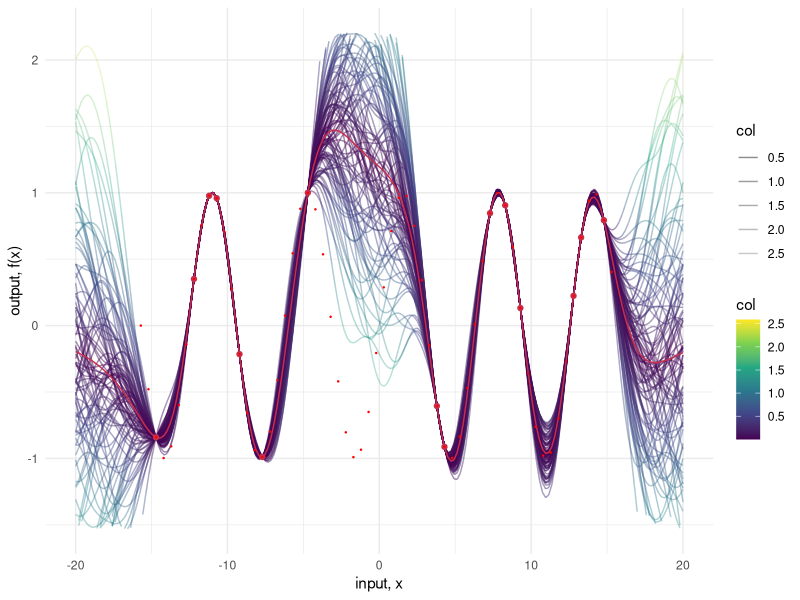

Recreate this plot in R.
# library(RcppZiggurat)
# library(Matrix)
# library(xts)
library(ggplot2)

# SS <- periodic_kernel(c(1:5), c(1:5))
# SS <- matrix(0, nrow = 5, ncol = 5)
# SS[lower.tri(SS)] <- 1:10
# # 1)
# SS <- SS + t(SS)
# isSymmetric(SS)
# # 2)
# SS[upper.tri(SS)] <- t(SS)[upper.tri(SS)]
# isSymmetric(SS)


# Squared Exponential Kernel ----------------------------------------------
squared_exponential_kernel <- function(X1, X2, l = 1, sig = 1) {
	# RBF-Kernel
	# The SE kernel has become the de-facto default kernel for GPs and SVMs.
	# This is probably because it has some nice properties. It is universal,
	# and you can integrate it against most functions that you need to.
	# Every function in its prior has infinitely many derivatives.
	# It also has only two parameters:
	# 	The lengthscale l determines the length of the 'wiggles' in your
	# 		function. In general, you won't be able to extrapolate more than l units
	# 		away from your data.
	# 	The output variance sig^2 determines the average distance of your
	# 		function away from its mean. Every kernel has this parameter out
	#		in front; it's just a scale factor.
	# Parameters:
	# 	X1, X2 = vectors
	# 	l = the scale length parameter
	# Returns:
	# 	a covariance matrix
	Sigma <- matrix(0, nrow = length(X1), ncol = length(X2))
	for (i in 1:nrow(Sigma)) {
		for (j in 1:ncol(Sigma)) {
			Sigma[i, j] <- sig ** 2 * exp(-0.5 * (abs(X1[i] - X2[j]) / l) ^ 2)
		}
	}
	return(Sigma)
}


# Rational Quadratic Kernel -----------------------------------------------
rational_quadratic_kernel <-
	function(X1,
			 X2,
			 l = 1,
			 a = 1,
			 sig = 1) {
		# Rational Quadratic Kernel
		#
		# T his kernel is equivalent to adding together many SE kernels with different
		# lengthscales. So, GP priors with this kernel expect to see functions which
		# vary smoothly across many lengthscales.
		# The parameter alpha
		# 		determines the relative weighting of large-scale and small-scale variations.
		# 		When alpha -> inf, the RQ is identical to the SE.
		#
		# Parameters:
		# 	X1, X2 = vectors
		# 	l = the scale length parameter
		# 	a =
		# 	sig =
		# Returns:
		# 	Sigma = covariance matrix
		
		Sigma <-
			matrix(0, nrow = length(X1), ncol = length(X2))
		for (i in 1:nrow(Sigma)) {
			for (j in 1:ncol(Sigma)) {
				Sigma[i, j] <-
					(sig ** 2 * (1 + (X1[i] - X2[j]) ** 2 / (2 * a * l ** 2)) ** (-a))
			}
		}
		return(Sigma)
	}


# Periodic Kernel ---------------------------------------------------------
periodic_kernel <- function(X1,
							X2,
							l = 1,
							p = pi,
							sig = 1) {
	# Periodic-Kernel
	#
	# The periodic kernel allows one to model functions which repeat themselves
	# exactly. Its parameters are easily interpretable:
	# 	The period p
	# 		simply determines the distance between repititions of the function.
	# The lengthscale l
	# 		determines the lengthscale function in the same way as in the SE kernel.
	#
	# Parameters:
	# 	X1, X2 = vectors
	# 	l = the scale length parameter
	# Returns:
	# 	Sigma = covariance matrix
	Sigma <-
		matrix(0, nrow = length(X1), ncol = length(X2))
	for (i in 1:nrow(Sigma)) {
		for (j in 1:ncol(Sigma)) {
			Sigma[i, j] <-
				(sig ** 2 * exp(-2 * (sin (
					pi * abs(X1[i] - X2[j]) / p
				) / l) ** 2))
		}
	}
	
	# TODO
	# Sigma[upper.tri(Sigma)] <- t(Sigma)[upper.tri(Sigma)]
	# isSymmetric(SS)
	
	return(Sigma)
}


# Locally Periodic Kernel -------------------------------------------------
locally_periodoc_kernel <- function(X1,
									X2,
									...) {
	# Locally Periodic-Kernel
	#
	# A SE kernel times a periodic results in functions which are periodic,
	# but which can slowly vary over time.
	# Most periodic functions don't repeat themselves exactly.
	# To add some flexibility to our model, we can consider adding or multiplying
	# a local kernel such as the squared-exp with our periodic kernel.
	# This will allow us to model functions that are only locally periodic -
	# the shape of the repeating part of the function can now change over time.
	#
	# Parameters:
	# 	X1, X2 = vectors
	# 	l = the scale length parameter
	# Returns:
	# 	a covariance matrix
	dots <- list(...)
	Sigma <-
		periodic_kernel(
			X1 = X1,
			X2 = X2,
			l = dots$l1,
			p = dots$p,
			sig = dots$sig1
		) * squared_exponential_kernel(
			X1 = X1,
			X2 = X2,
			l = dots$l2,
			sig = dots$sig2
		)
	return(Sigma)
}


# Linear Kernel -----------------------------------------------------------
linear_kernel <- function(X1,
						  X2,
						  c = 1,
						  sig_b = 1,
						  sig_v = 1) {
	# Linear-Kernel
	#
	#T he linear kernel is not like the others in that it's non-stationary.
	# A stationary covariance function is one that only depends on the relative
	# position of its two inputs, and not on their absolute location.
	# That means that the parameters of the linear kernel are about specifying the origin:
	# The offset c
	# 		determines the x-coordinate of the point that all the lines in the
	# 		posterior go though. At this point, the function will have zero
	#		variance (unless you add noise)
	# The constant variance sig_b^2
	# 		determines how far from 0 the height of the function will be at zero.
	# 		It's a little confusing, becuase it's not specifying that value directly,
	# 		but rather putting a prior on it. It's equivalent to adding an
	# 		uncertain offset to our model.
	#
	# Parameters:
	# 	X1, X2 = vectors
	# 	l = the scale length parameter
	# Returns:
	# 	a covariance matrix
	Sigma <-
		matrix(rep(0, length(X1) * length(X2)), nrow = length(X1))
	for (i in 1:nrow(Sigma)) {
		for (j in 1:ncol(Sigma)) {
			Sigma[i, j] <- sig_b ** 2 + sig_v ** 2 * (X1[i] - c) * (X2[j] - c)
		}
	}
	return(Sigma)
}


# kernel plots ------------------------------------------------------------

fit_plot_kernel <- function(df, x.star, n_samples = 5, kernel, ...) {
	sigma <- kernel(x.star, x.star, ...)
	
	x <- df$x
	k.xx <- kernel(x, x, ...)
	k.xxs <- kernel(x, x.star, ...)
	k.xsx <- kernel(x.star, x, ...)
	k.xsxs <- kernel(x.star, x.star, ...)
	
	f.star.bar <- k.xsx %*% solve(k.xx) %*% df$y
	cov.f.star <- k.xsxs - k.xsx %*% solve(k.xx) %*% k.xxs
	
	n.samples <- n_samples
	values <-
		matrix(rep(0, length(x.star) * n.samples), ncol = n.samples)
	for (i in 1:n.samples) {
		values[, i] <- MASS::mvrnorm(1, f.star.bar, cov.f.star)
	}
	
	# values <- cbind(x = x.star,
	# 				#as.data.frame(values),
	# 				ymax=apply(values, MARGIN=1, FUN=max, na.rm=TRUE),
	# 				ymin=apply(values, MARGIN=1, FUN=min, na.rm=TRUE)) %>% as.data.frame()
	# values$abs_max <- abs(values$ymax-f.star.bar)
	# values$abs_min <- abs(values$ymin-f.star.bar)
	# values$y_bar <- f.star.bar
	# 
	# ggplot(values,aes(x = x)) +
	# 	geom_ribbon(aes(ymax=ymax,ymin=ymin), alpha=.25, col="#013848")+
	# 	geom_line(aes(y = y_bar), col="red")+
	# 	geom_point(data = f, aes(x = x, y = y))
		#geom_line(aes(x=x,y=ymax))+
		# geom_line(aes(x=x,y=ymin))+

	values <- cbind(x = x.star,
					as.data.frame(values))
	values <- reshape2::melt(values, id = "x")
	values$col <- abs(values$value -rep(f.star.bar,n_samples))
	#values$col <- (values$col-mean(values$col))/sd(values$col)
	
	x_star <-
		tidyr::tibble(x_star = x.star, f_star = f.star.bar[, , drop = TRUE])
	 fig1 <- 
		ggplot(values, aes(x = x, y = value)) +
		geom_line(aes(group = variable, col=col,alpha=col))+
		scale_color_viridis_c(option = "viridis")+
		#scale_color_gradient(low="#09557f", high="#00a378")+
		scale_alpha_continuous(range=c(.5,.2))+
		geom_line(
			data = x_star,
			aes(x = x_star, y = f_star),
			colour = "#C62F4B", 
			size = .5
		) +
		geom_point(data = f, aes(x = x, y = y),color="#C62F4B" ) +
		theme_minimal() +
		scale_y_continuous(lim = c(1.5 * min(f.star.bar), 1.5 * max(f.star.bar)), name = "output, f(x)") +
		xlab("input, x")
	return(fig1)
}


# examples ----------------------------------------------------------------

# f <- data.frame(x = c(-5, -3, -2, -1, -0.5, 3),
# 				y = c(-2, 0,-1,.5, 2, -1))

x.star <- seq(-20, 20, len = 200)
xx <- seq(from = -5 * pi,
		  to = 5 * pi,
		  by = .5)
yy <- sin(xx)
ff <- data.frame(x = xx,
				 y = yy)

x <- sample(xx, size = 15, replace = FALSE)
y <- sin(x)
f <- data.frame(x = x,
				y = y)

fig1 <-
	fit_plot_kernel(
		df = f,
		x.star = x.star,
		n_sample = 100,
		kernel = rational_quadratic_kernel,
		l = 3,
		sig = 1
	)
fig1 +
	geom_point(data = ff,
			   aes(x = xx, y = yy),
			   color = "red",
			   size = .2)










# rw data ------------------------------------------------------------
# 
# library(tidyverse)
# library(xts)
# # rm(list = ls())
# rw_log <- read_csv2("rw_log_views.csv") %>% timetk::tk_xts()
# 
# l1 <- 10
# l2 <- 10
# sig1 <- 2
# sig2 <- 2
# p <- 1
# sig_white <- 0
# 
# TT <- nrow(rw_log)
# xx <-
# 	(as.numeric(index(rw_log)) - min(as.numeric(index(rw_log))))[sample(1:TT,
# 																		size =
# 																			20, replace = FALSE)]
# xx <- xx - max(xx) / 2
# yy <-
# 	coredata(rw_log)[, , drop = TRUE][sample(1:TT, size = 20, replace = FALSE)]
# yy <- yy - mean(yy)
# f <- data.frame(x = xx,
# 				y = yy)
# 
# x.star <- seq(min(xx) * 1.1, max(xx) * 1.1, len = 400)
# sigma <-
# 	locally_periodoc_kernel(
# 		x.star,
# 		x.star,
# 		l1 = l,
# 		sig1 = sig,
# 		p = p,
# 		l2 = l,
# 		sig2 = sig
# 	)
# 
# x <- f$x
# k.xx <-
# 	locally_periodoc_kernel(
# 		x,
# 		x,
# 		l1 = l,
# 		sig1 = sig,
# 		p = p,
# 		l2 = l,
# 		sig2 = sig
# 	)
# k.xxs <-
# 	locally_periodoc_kernel(
# 		x,
# 		x.star,
# 		l1 = l,
# 		sig1 = sig,
# 		p = p,
# 		l2 = l,
# 		sig2 = sig
# 	)
# k.xsx <-
# 	locally_periodoc_kernel(
# 		x.star,
# 		x,
# 		l1 = l,
# 		sig1 = sig,
# 		p = p,
# 		l2 = l,
# 		sig2 = sig
# 	)
# k.xsxs <-
# 	locally_periodoc_kernel(
# 		x.star,
# 		x.star,
# 		l1 = l,
# 		sig1 = sig,
# 		p = p,
# 		l2 = l,
# 		sig2 = sig
# 	)
# 
# 
# K_inv <-
# 	solve(k.xx + sig_white * diag(nrow(k.xx)), diag(nrow(k.xx)))
# f.star.bar <-
# 	k.xsx %*% K_inv %*% f$y
# cov.f.star <-
# 	k.xsxs - k.xsx %*%  K_inv %*% k.xxs
# 
# n.samples <- 25
# values <-
# 	matrix(rep(0, length(x.star) * n.samples), ncol = n.samples)
# for (i in 1:n.samples) {
# 	LL <- chol(cov.f.star + 0.01 * diag(nrow(cov.f.star)))
# 	values[, i] <- MASS::mvrnorm(1, f.star.bar, cov.f.star)
# }
# values <- cbind(x = x.star, as.data.frame(values))
# values %>% as_tibble()
# values <- reshape2::melt(values, id = "x")
# 
# x_star <-
# 	tibble(x_star = x.star, f_star = f.star.bar[, , drop = TRUE])
# ggplot(values, aes(x = x, y = value)) +
# 	geom_line(aes(group = variable), colour = "#013848", alpha = .1) +
# 	geom_line(
# 		data = x_star,
# 		aes(x = x_star, y = f_star),
# 		colour = "#013848",
# 		size = 1
# 	) +
# 	geom_point(data = f, aes(x = x, y = y)) +
# 	theme_minimal() +
# 	scale_y_continuous(lim = c(-5, 5), name = "output, f(x)") +
# 	xlab("input, x")
